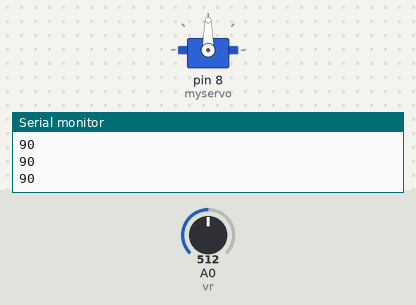
Simulated run of this sketch. Board: Arduino Uno, built with avr-gcc and run on an emulated ATmega328P. Shown: servo, the last lines printed to the serial monitor. Inputs (shaded band) come from the test bench; at power-on: A0 (vr) = 512.

Above: at 2.2 s.
2.3 s: A0 (vr) set to 716
At 3.0 s:
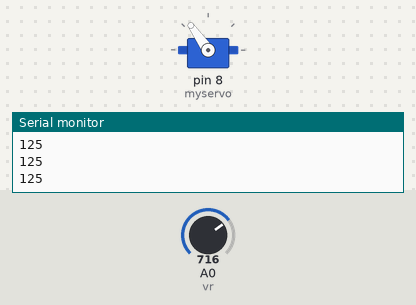
3.8 s: A0 (vr) set to 900
At 4.5 s:
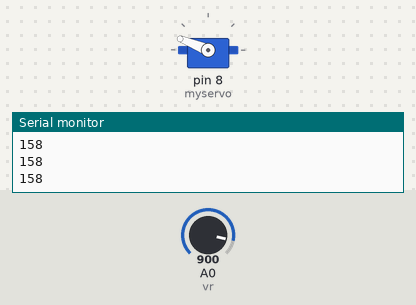
5.3 s: A0 (vr) set to 1023
At 6.5 s:
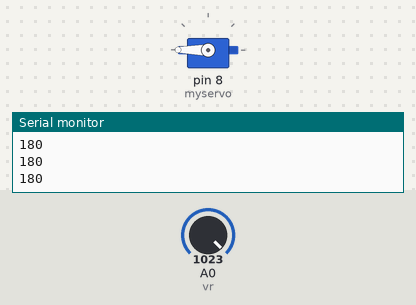
6.8 s: A0 (vr) set to 306
At 8.0 s:
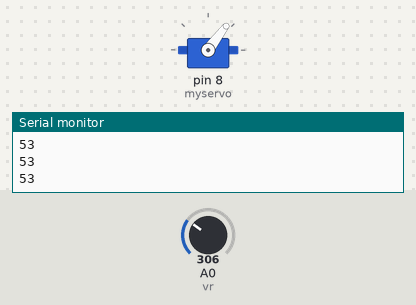
8.3 s: A0 (vr) set to 122
At 8.6 s:
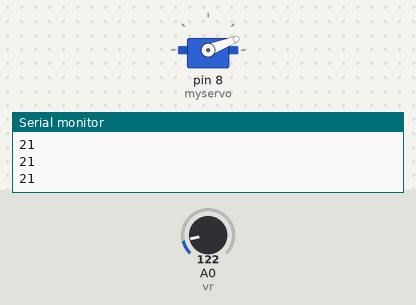
9.8 s: A0 (vr) set to 0
At 11.2 s:
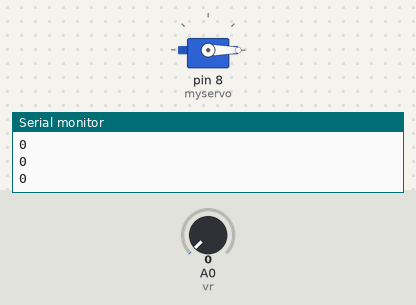
Timing chart, 0 to 12.3 s (numbered marks = the images above; inputs shaded):
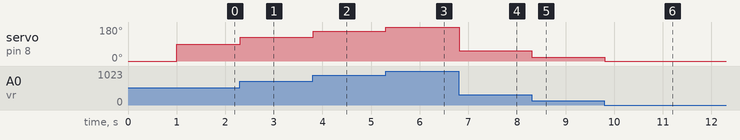

The sketch:

17_Servo.ino
```cpp
#include <Servo.h>

Servo myservo;
int val = 0;
int vr = A0;
void setup() {
  // output
  Serial.begin(9600);
  myservo.attach(8);
  myservo.write(0);
  delay(1000);
}

void loop() {
  val = analogRead(vr);
  val = map(val, 0, 1023, 0, 180);
  Serial.println(val);
  myservo.write(val);
  delay(20);

}
```

Measured:
- after the input at 2.3 s, servo on pin 8 (myservo): 90° → 125° at once
- after the input at 3.8 s, servo on pin 8 (myservo): 125° → 158° at once
- after the input at 5.3 s, servo on pin 8 (myservo): 158° → 180° at once
- after the input at 6.8 s, servo on pin 8 (myservo): 180° → 53° at once
- after the input at 8.3 s, servo on pin 8 (myservo): 53° → 21° at once
- after the input at 9.8 s, servo on pin 8 (myservo): 21° → 0° at once
